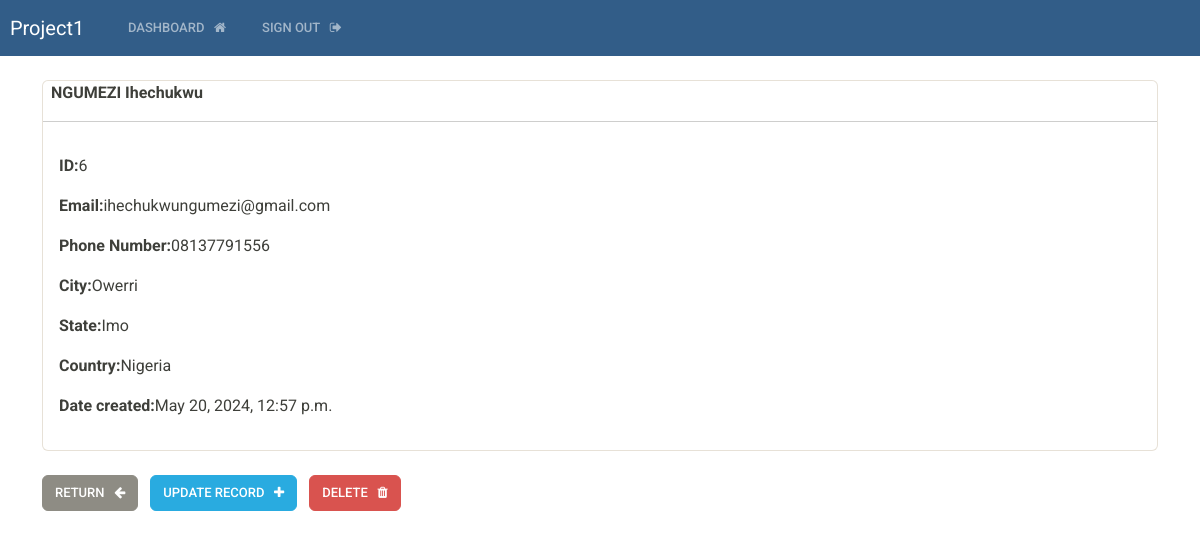
The page /view-record/6 (signed in) on the database its author committed.
### crud/models.py (models this page shows, shortened)
class Record(models.Model):
    user = models.ForeignKey(User, on_delete=models.CASCADE)
    creation_date = models.DateTimeField(auto_now_add=True)
    first_name = models.CharField(max_length=100)
    last_name = models.CharField(max_length=100)
    email = models.EmailField(max_length=100)
    phone = models.CharField(max_length=15)
    city = models.CharField(max_length=100)
    state = models.CharField(max_length=100)
    country = models.CharField(max_length=100)

### crud/views.py (the view)
# urls.py: path('view-record/<int:pk>', views.view_record, name='view-record'),
@login_required(login_url='my-login')
def view_record(request, pk):
    record = get_object_or_404(Record, user=request.user, id=pk)
    context = {'record':record}
    return render(request, 'crud/view-record.html', context=context)

### crud/templates/crud/view-record.html (shortened to what this page needs)
{% extends 'crud/base.html' %}
{% block content %}
<body>
<div class="card">
    <strong>
        {{record.last_name | upper}}
        {{record.first_name}}
        <hr>
    </strong>
    <div class="card-body">
    <p><strong>ID:</strong>{{record.id}}</p>
    <p><strong>Email:</strong>{{record.email}}</p>
    <p><strong>Phone Number:</strong>{{record.phone}}</p>
    <p><strong>City:</strong>{{record.city}}</p>
    <p><strong>State:</strong>{{record.state}}</p>
    <p><strong>Country:</strong>{{record.country}}</p>
    <p><strong>Date created:</strong>{{record.creation_date}}</p>
    </div>
</div>
<br>
<a href="{% url 'dashboard' %}" class="btn btn-secondary">Return &nbsp; <i class="fa fa-arrow-left" aria-hidden="true"></i></a>
<a href="{% url 'update-record'  record.id  %}" class="btn btn-info">Update record &nbsp; <i class="fa fa-plus" aria-hidden="true"></i></a>
<a href="{% url 'delete-record' record.id  %}" class="btn btn-danger">Delete &nbsp; <i class="fa fa-trash" aria-hidden="true"></i></a>
</body>
{% endblock %}

### rows shown on the page
Record: last_name "NGUMEZI", first_name "Ihechukwu", id "6", email "ihechukwungumezi@gmail.com", phone "08137791556", city "Owerri", state "Imo", country "Nigeria", creation_date "May 20, 2024, 12:57 p.m."
